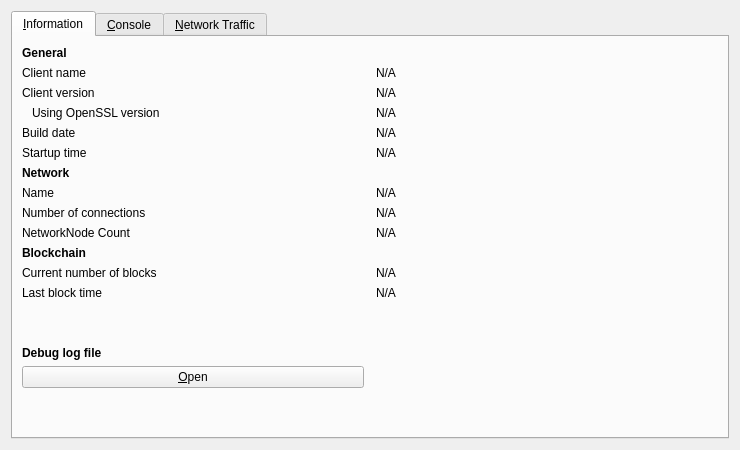
<?xml version="1.0" encoding="UTF-8"?>
<ui version="4.0">
 <class>RPCConsole</class>
 <widget class="QDialog" name="RPCConsole">
  <property name="geometry">
   <rect>
    <x>0</x>
    <y>0</y>
    <width>740</width>
    <height>450</height>
   </rect>
  </property>
  <property name="windowTitle">
   <string>Tools window</string>
  </property>
  <layout class="QVBoxLayout" name="verticalLayout_2">
   <item>
    <widget class="QTabWidget" name="tabWidget">
     <property name="currentIndex">
      <number>0</number>
     </property>
     <widget class="QWidget" name="tab_info">
      <attribute name="title">
       <string>&amp;Information</string>
      </attribute>
      <layout class="QGridLayout" name="gridLayout" columnstretch="0,0">
       <property name="horizontalSpacing">
        <number>12</number>
       </property>
       <item row="9" column="0">
        <widget class="QLabel" name="label_4">
         <property name="text">
          <string>NetworkNode Count</string>
         </property>
        </widget>
       </item>
       <item row="0" column="0">
        <widget class="QLabel" name="label_9">
         <property name="font">
          <font>
           <weight>75</weight>
           <bold>true</bold>
          </font>
         </property>
         <property name="text">
          <string>General</string>
         </property>
        </widget>
       </item>
       <item row="7" column="0">
        <widget class="QLabel" name="label_8">
         <property name="text">
          <string>Name</string>
         </property>
        </widget>
       </item>
       <item row="1" column="0">
        <widget class="QLabel" name="label_5">
         <property name="text">
          <string>Client name</string>
         </property>
        </widget>
       </item>
       <item row="7" column="1">
        <widget class="QLabel" name="networkName">
         <property name="cursor">
          <cursorShape>IBeamCursor</cursorShape>
         </property>
         <property name="text">
          <string>N/A</string>
         </property>
         <property name="textFormat">
          <enum>Qt::PlainText</enum>
         </property>
         <property name="textInteractionFlags">
          <set>Qt::LinksAccessibleByMouse|Qt::TextSelectableByKeyboard|Qt::TextSelectableByMouse</set>
         </property>
        </widget>
       </item>
       <item row="8" column="0">
        <widget class="QLabel" name="label_7">
         <property name="text">
          <string>Number of connections</string>
         </property>
        </widget>
       </item>
       <item row="15" column="0">
        <widget class="QPushButton" name="openDebugLogfileButton">
         <property name="toolTip">
          <string>Open the PatriotBit debug log file from the current data directory. This can take a few seconds for large log files.</string>
         </property>
         <property name="text">
          <string>&amp;Open</string>
         </property>
         <property name="autoDefault">
          <bool>false</bool>
         </property>
        </widget>
       </item>
       <item row="16" column="0">
        <spacer name="verticalSpacer">
         <property name="orientation">
          <enum>Qt::Vertical</enum>
         </property>
         <property name="sizeHint" stdset="0">
          <size>
           <width>20</width>
           <height>40</height>
          </size>
         </property>
        </spacer>
       </item>
       <item row="5" column="0">
        <widget class="QLabel" name="label_13">
         <property name="text">
          <string>Startup time</string>
         </property>
        </widget>
       </item>
       <item row="6" column="0">
        <widget class="QLabel" name="label_11">
         <property name="font">
          <font>
           <weight>75</weight>
           <bold>true</bold>
          </font>
         </property>
         <property name="text">
          <string>Network</string>
         </property>
        </widget>
       </item>
       <item row="11" column="1">
        <widget class="QLabel" name="numberOfBlocks">
         <property name="cursor">
          <cursorShape>IBeamCursor</cursorShape>
         </property>
         <property name="text">
          <string>N/A</string>
         </property>
         <property name="textFormat">
          <enum>Qt::PlainText</enum>
         </property>
         <property name="textInteractionFlags">
          <set>Qt::LinksAccessibleByMouse|Qt::TextSelectableByKeyboard|Qt::TextSelectableByMouse</set>
         </property>
        </widget>
       </item>
       <item row="12" column="0">
        <widget class="QLabel" name="label_2">
         <property name="text">
          <string>Last block time</string>
         </property>
        </widget>
       </item>
       <item row="14" column="0">
        <widget class="QLabel" name="labelDebugLogfile">
         <property name="font">
          <font>
           <weight>75</weight>
           <bold>true</bold>
          </font>
         </property>
         <property name="text">
          <string>Debug log file</string>
         </property>
        </widget>
       </item>
       <item row="3" column="0">
        <widget class="QLabel" name="label_14">
         <property name="text">
          <string>Using OpenSSL version</string>
         </property>
         <property name="indent">
          <number>10</number>
         </property>
        </widget>
       </item>
       <item row="4" column="0">
        <widget class="QLabel" name="label_12">
         <property name="text">
          <string>Build date</string>
         </property>
        </widget>
       </item>
       <item row="3" column="1">
        <widget class="QLabel" name="openSSLVersion">
         <property name="cursor">
          <cursorShape>IBeamCursor</cursorShape>
         </property>
         <property name="text">
          <string>N/A</string>
         </property>
         <property name="textFormat">
          <enum>Qt::PlainText</enum>
         </property>
         <property name="textInteractionFlags">
          <set>Qt::LinksAccessibleByMouse|Qt::TextSelectableByKeyboard|Qt::TextSelectableByMouse</set>
         </property>
        </widget>
       </item>
       <item row="11" column="0">
        <widget class="QLabel" name="label_3">
         <property name="text">
          <string>Current number of blocks</string>
         </property>
        </widget>
       </item>
       <item row="1" column="1">
        <widget class="QLabel" name="clientName">
         <property name="cursor">
          <cursorShape>IBeamCursor</cursorShape>
         </property>
         <property name="text">
          <string>N/A</string>
         </property>
         <property name="textFormat">
          <enum>Qt::PlainText</enum>
         </property>
         <property name="textInteractionFlags">
          <set>Qt::LinksAccessibleByMouse|Qt::TextSelectableByKeyboard|Qt::TextSelectableByMouse</set>
         </property>
        </widget>
       </item>
       <item row="2" column="1">
        <widget class="QLabel" name="clientVersion">
         <property name="cursor">
          <cursorShape>IBeamCursor</cursorShape>
         </property>
         <property name="text">
          <string>N/A</string>
         </property>
         <property name="textFormat">
          <enum>Qt::PlainText</enum>
         </property>
         <property name="textInteractionFlags">
          <set>Qt::LinksAccessibleByMouse|Qt::TextSelectableByKeyboard|Qt::TextSelectableByMouse</set>
         </property>
        </widget>
       </item>
       <item row="12" column="1">
        <widget class="QLabel" name="lastBlockTime">
         <property name="cursor">
          <cursorShape>IBeamCursor</cursorShape>
         </property>
         <property name="text">
          <string>N/A</string>
         </property>
         <property name="textFormat">
          <enum>Qt::PlainText</enum>
         </property>
         <property name="textInteractionFlags">
          <set>Qt::LinksAccessibleByMouse|Qt::TextSelectableByKeyboard|Qt::TextSelectableByMouse</set>
         </property>
        </widget>
       </item>
       <item row="13" column="0">
        <spacer name="verticalSpacer_2">
         <property name="orientation">
          <enum>Qt::Vertical</enum>
         </property>
         <property name="sizeHint" stdset="0">
          <size>
           <width>20</width>
           <height>20</height>
          </size>
         </property>
        </spacer>
       </item>
       <item row="8" column="1">
        <widget class="QLabel" name="numberOfConnections">
         <property name="cursor">
          <cursorShape>IBeamCursor</cursorShape>
         </property>
         <property name="text">
          <string>N/A</string>
         </property>
         <property name="textFormat">
          <enum>Qt::PlainText</enum>
         </property>
         <property name="textInteractionFlags">
          <set>Qt::LinksAccessibleByMouse|Qt::TextSelectableByKeyboard|Qt::TextSelectableByMouse</set>
         </property>
        </widget>
       </item>
       <item row="4" column="1">
        <widget class="QLabel" name="buildDate">
         <property name="cursor">
          <cursorShape>IBeamCursor</cursorShape>
         </property>
         <property name="text">
          <string>N/A</string>
         </property>
         <property name="textFormat">
          <enum>Qt::PlainText</enum>
         </property>
         <property name="textInteractionFlags">
          <set>Qt::LinksAccessibleByMouse|Qt::TextSelectableByKeyboard|Qt::TextSelectableByMouse</set>
         </property>
        </widget>
       </item>
       <item row="2" column="0">
        <widget class="QLabel" name="label_6">
         <property name="text">
          <string>Client version</string>
         </property>
        </widget>
       </item>
       <item row="5" column="1">
        <widget class="QLabel" name="startupTime">
         <property name="cursor">
          <cursorShape>IBeamCursor</cursorShape>
         </property>
         <property name="text">
          <string>N/A</string>
         </property>
         <property name="textFormat">
          <enum>Qt::PlainText</enum>
         </property>
         <property name="textInteractionFlags">
          <set>Qt::LinksAccessibleByMouse|Qt::TextSelectableByKeyboard|Qt::TextSelectableByMouse</set>
         </property>
        </widget>
       </item>
       <item row="10" column="0">
        <widget class="QLabel" name="label_10">
         <property name="font">
          <font>
           <weight>75</weight>
           <bold>true</bold>
          </font>
         </property>
         <property name="text">
          <string>Blockchain</string>
         </property>
        </widget>
       </item>
       <item row="9" column="1">
        <widget class="QLabel" name="masternodeCount">
         <property name="text">
          <string>N/A</string>
         </property>
        </widget>
       </item>
      </layout>
     </widget>
     <widget class="QWidget" name="tab_console">
      <attribute name="title">
       <string>&amp;Console</string>
      </attribute>
      <layout class="QVBoxLayout" name="verticalLayout_3">
       <property name="spacing">
        <number>3</number>
       </property>
       <item>
        <widget class="QTextEdit" name="messagesWidget">
         <property name="minimumSize">
          <size>
           <width>0</width>
           <height>100</height>
          </size>
         </property>
         <property name="readOnly">
          <bool>true</bool>
         </property>
         <property name="tabKeyNavigation" stdset="0">
          <bool>false</bool>
         </property>
         <property name="columnCount" stdset="0">
          <number>2</number>
         </property>
        </widget>
       </item>
       <item>
        <layout class="QHBoxLayout" name="horizontalLayout">
         <property name="spacing">
          <number>3</number>
         </property>
         <item>
          <widget class="QLabel" name="label">
           <property name="text">
            <string notr="true">&gt;</string>
           </property>
          </widget>
         </item>
         <item>
          <widget class="QLineEdit" name="lineEdit"/>
         </item>
         <item>
          <widget class="QPushButton" name="clearButton">
           <property name="maximumSize">
            <size>
             <width>24</width>
             <height>24</height>
            </size>
           </property>
           <property name="toolTip">
            <string>Clear console</string>
           </property>
           <property name="text">
            <string/>
           </property>
           <property name="icon">
            <iconset resource="../patriotbit.qrc">
             <normaloff>:/icons/remove</normaloff>:/icons/remove</iconset>
           </property>
           <property name="shortcut">
            <string notr="true">Ctrl+L</string>
           </property>
           <property name="autoDefault">
            <bool>false</bool>
           </property>
          </widget>
         </item>
        </layout>
       </item>
      </layout>
     </widget>
     <widget class="QWidget" name="tab">
      <attribute name="title">
       <string>&amp;Network Traffic</string>
      </attribute>
      <layout class="QHBoxLayout" name="horizontalLayout_3">
       <item>
        <layout class="QVBoxLayout" name="verticalLayout_4">
         <item>
          <widget class="TrafficGraphWidget" name="trafficGraph" native="true">
           <property name="sizePolicy">
            <sizepolicy hsizetype="Expanding" vsizetype="Expanding">
             <horstretch>0</horstretch>
             <verstretch>0</verstretch>
            </sizepolicy>
           </property>
          </widget>
         </item>
         <item>
          <layout class="QHBoxLayout" name="horizontalLayout_2">
           <item>
            <widget class="QSlider" name="sldGraphRange">
             <property name="minimum">
              <number>1</number>
             </property>
             <property name="maximum">
              <number>288</number>
             </property>
             <property name="pageStep">
              <number>12</number>
             </property>
             <property name="value">
              <number>6</number>
             </property>
             <property name="orientation">
              <enum>Qt::Horizontal</enum>
             </property>
            </widget>
           </item>
           <item>
            <widget class="QLabel" name="lblGraphRange">
             <property name="minimumSize">
              <size>
               <width>100</width>
               <height>0</height>
              </size>
             </property>
             <property name="alignment">
              <set>Qt::AlignCenter</set>
             </property>
            </widget>
           </item>
           <item>
            <widget class="QPushButton" name="btnClearTrafficGraph">
             <property name="text">
              <string>&amp;Clear</string>
             </property>
            </widget>
           </item>
          </layout>
         </item>
        </layout>
       </item>
       <item>
        <layout class="QVBoxLayout" name="verticalLayout">
         <item>
          <widget class="QGroupBox" name="groupBox">
           <property name="title">
            <string>Totals</string>
           </property>
           <layout class="QVBoxLayout" name="verticalLayout_5">
            <item>
             <layout class="QHBoxLayout" name="horizontalLayout_4">
              <item>
               <widget class="Line" name="line">
                <property name="sizePolicy">
                 <sizepolicy hsizetype="Fixed" vsizetype="Fixed">
                  <horstretch>0</horstretch>
                  <verstretch>0</verstretch>
                 </sizepolicy>
                </property>
                <property name="minimumSize">
                 <size>
                  <width>10</width>
                  <height>0</height>
                 </size>
                </property>
                <property name="palette">
                 <palette>
                  <active>
                   <colorrole role="Light">
                    <brush brushstyle="SolidPattern">
                     <color alpha="255">
                      <red>0</red>
                      <green>255</green>
                      <blue>0</blue>
                     </color>
                    </brush>
                   </colorrole>
                  </active>
                  <inactive>
                   <colorrole role="Light">
                    <brush brushstyle="SolidPattern">
                     <color alpha="255">
                      <red>0</red>
                      <green>255</green>
                      <blue>0</blue>
                     </color>
                    </brush>
                   </colorrole>
                  </inactive>
                  <disabled>
                   <colorrole role="Light">
                    <brush brushstyle="SolidPattern">
                     <color alpha="255">
                      <red>0</red>
                      <green>255</green>
                      <blue>0</blue>
                     </color>
                    </brush>
                   </colorrole>
                  </disabled>
                 </palette>
                </property>
                <property name="orientation">
                 <enum>Qt::Horizontal</enum>
                </property>
               </widget>
              </item>
              <item>
               <widget class="QLabel" name="label_16">
                <property name="text">
                 <string>In:</string>
                </property>
               </widget>
              </item>
              <item>
               <widget class="QLabel" name="lblBytesIn">
                <property name="minimumSize">
                 <size>
                  <width>50</width>
                  <height>0</height>
                 </size>
                </property>
                <property name="alignment">
                 <set>Qt::AlignRight|Qt::AlignTrailing|Qt::AlignVCenter</set>
                </property>
               </widget>
              </item>
             </layout>
            </item>
            <item>
             <layout class="QHBoxLayout" name="horizontalLayout_5">
              <item>
               <widget class="Line" name="line_2">
                <property name="sizePolicy">
                 <sizepolicy hsizetype="Fixed" vsizetype="Fixed">
                  <horstretch>0</horstretch>
                  <verstretch>0</verstretch>
                 </sizepolicy>
                </property>
                <property name="minimumSize">
                 <size>
                  <width>10</width>
                  <height>0</height>
                 </size>
                </property>
                <property name="palette">
                 <palette>
                  <active>
                   <colorrole role="Light">
                    <brush brushstyle="SolidPattern">
                     <color alpha="255">
                      <red>255</red>
                      <green>0</green>
                      <blue>0</blue>
                     </color>
                    </brush>
                   </colorrole>
                  </active>
                  <inactive>
                   <colorrole role="Light">
                    <brush brushstyle="SolidPattern">
                     <color alpha="255">
                      <red>255</red>
                      <green>0</green>
                      <blue>0</blue>
                     </color>
                    </brush>
                   </colorrole>
                  </inactive>
                  <disabled>
                   <colorrole role="Light">
                    <brush brushstyle="SolidPattern">
                     <color alpha="255">
                      <red>255</red>
                      <green>0</green>
                      <blue>0</blue>
                     </color>
                    </brush>
                   </colorrole>
                  </disabled>
                 </palette>
                </property>
                <property name="orientation">
                 <enum>Qt::Horizontal</enum>
                </property>
               </widget>
              </item>
              <item>
               <widget class="QLabel" name="label_17">
                <property name="text">
                 <string>Out:</string>
                </property>
               </widget>
              </item>
              <item>
               <widget class="QLabel" name="lblBytesOut">
                <property name="minimumSize">
                 <size>
                  <width>50</width>
                  <height>0</height>
                 </size>
                </property>
                <property name="alignment">
                 <set>Qt::AlignRight|Qt::AlignTrailing|Qt::AlignVCenter</set>
                </property>
               </widget>
              </item>
             </layout>
            </item>
            <item>
             <spacer name="verticalSpacer_4">
              <property name="orientation">
               <enum>Qt::Vertical</enum>
              </property>
              <property name="sizeHint" stdset="0">
               <size>
                <width>20</width>
                <height>407</height>
               </size>
              </property>
             </spacer>
            </item>
           </layout>
          </widget>
         </item>
        </layout>
       </item>
      </layout>
     </widget>
    </widget>
   </item>
  </layout>
 </widget>
 <customwidgets>
  <customwidget>
   <class>TrafficGraphWidget</class>
   <extends>QWidget</extends>
   <header>trafficgraphwidget.h</header>
   <container>1</container>
   <slots>
    <slot>clear()</slot>
   </slots>
  </customwidget>
 </customwidgets>
 <resources>
  <include location="../patriotbit.qrc"/>
 </resources>
 <connections/>
</ui>
